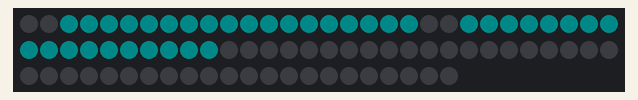
Recording of a sketch running on a simulated Arduino Uno, built with avr-gcc and run on an emulated ATmega328P. Shown: 82 RGB LEDs in strip order, left to right, continuing on the next row. Dim RGB values are drawn brighter than linear; what the sketch prints to the serial monitor is not drawn.

Above: at 0.1 s.
At 4.1 s:
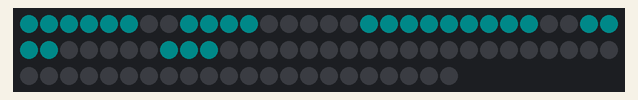
At 7.1 s:
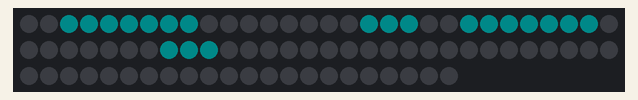

The sketch:

timer.ino
```cpp
#include <Adafruit_NeoPixel.h>
#include "timer.h"

#define PIN            7

#define NUMPIXELS      82

#define RED 0
#define GREEN 255
#define BLUE 255

Adafruit_NeoPixel pixels = Adafruit_NeoPixel(NUMPIXELS, PIN, NEO_GRB + NEO_KHZ800);


void setup() {
  Serial.begin(115200);
  Serial.println("Hello!");

  pixels.begin();
  pixels.setBrightness(10);
}

void loop() {

  for(int i=0; i<10; i++) {
    clear_all();
    setNumber(1, i);
    setNumber(2, i);
    pixels.show();
    delay(1000);
  }


}

void setNumber(int index, int num) {
  if (index < 1 || index > 2)
    return;
  if (num < 0 || num > 9)
    return;

  int mbreak;
  mbreak = false;

  for (int i=0;i<7;i++) {
    if(mbreak)
      break;
    if (NUMBER[num][i] == 6)
      mbreak = true;
    Serial.println();
    for(int j=0; j<EVERY_PIXEL; j++) {
      int stroke_number = NUMBER[num][i];
      pixels.setPixelColor(PIXEL_INDEX[index-1][stroke_number][j]-1, pixels.Color(RED,GREEN, BLUE));
    }
  }
}

void clear_all() {
  for (int i=0; i < 40; i++){
    pixels.setPixelColor(i, 0);
  }
}
```

timer.h
```cpp
#ifndef TIMER_H
#define TIMER_H
#define EVERY_PIXEL 4

static int stroke[4][7][5] = {
  {//first number
    {12,  1,  2,  3}, //0
    { 3,  4,  5,  6}, //1
    { 6,  7,  8,  9}, //2
    { 9, 10, 11, 12}, //3
    {12, 13, 14, 15}, //4
    {15, 16, 17, 18}, //5
    {18, 19, 20,  3}  //6
  },
  {//second number
    {32, 21, 22, 23}, //0
    {23, 24, 25, 26}, //1
    {26, 27, 28, 29}, //2
    {29, 30, 31, 32}, //3
    {32, 33, 34, 35}, //4
    {35, 36, 37, 38}, //5
    {38, 39, 40, 23}  //6
  },
  {//third numbe2
    {54, 43, 44, 45}, //0
    {45, 46, 47, 48}, //1
    {48, 49, 50, 51}, //2
    {51, 52, 53, 54}, //3
    {54, 55, 56, 57}, //4
    {57, 58, 59, 60}, //5
    {60, 61, 62, 45}  //6
  },
  {//forth number
    {74, 63, 64, 65}, //0
    {65, 66, 67, 68}, //1
    {68, 69, 70, 71}, //2
    {71, 72, 73, 74}, //3
    {74, 75, 76, 77}, //4
    {77, 78, 79, 80}, //5
    {80, 81, 82, 65}  //6
  }
};


static int number[10][7] = {
  {1, 2, 3, 4, 5, 6}, //0
  {1, 6}, // 1
  {0, 1, 2, 4, 5}, //   2
  {0, 1, 2, 5, 6}, //   3
  {0, 1, 3, 6}, //   4
  {0, 2, 3, 5, 6}, //   5
  {0, 2, 3, 4, 5, 6}, //   6
  {1, 2, 6},  //  7
  {0, 1, 2, 3, 4, 5, 6}, //   8
  {0, 1, 2, 3, 5, 6} //   9s
};

#define PIXEL_INDEX  stroke
#define NUMBER number

#endif
```

Measured:
- by itself, everything shown: repeats every 10.1 s, in 10 steps
- what the display in image 1 shows lasts 1.0 s, from 4.0 s to 5.0 s
